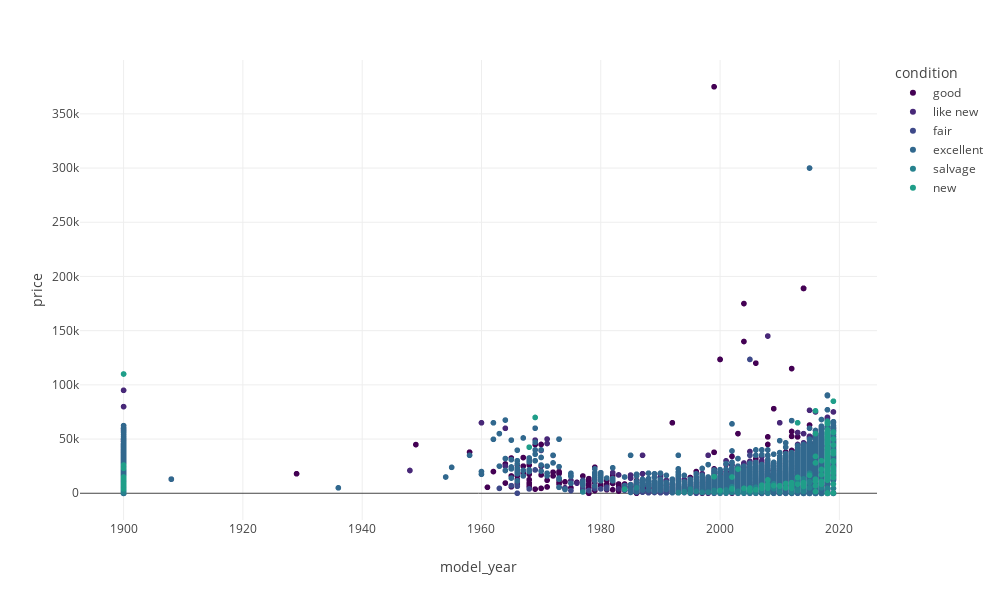

The notebook cell saved with this chart:
### Code cell
fig = px.scatter(vehicles, x="model_year", y="price", color='condition', 
                 color_discrete_sequence=px.colors.sequential.Viridis, width=1000, height=600)
fig.show()

### Figure 1 — Plotly figure (JSON) as saved in the notebook; plotly's stock layout.template omitted (floating-point values rounded to 4 significant figures; data arrays with more than 128 entries replaced by an {"elided": "..."} marker saying what was removed)
{"data": [{"hovertemplate": "condition=good<br>model_year=%{x}<br>price=%{y}<extra></extra>", "legendgroup": "good", "marker": {"color": "#440154", "symbol": "circle"}, "mode": "markers", "name": "good", "showlegend": true, "type": "scattergl", "x": {"elided": "20145 int values"}, "xaxis": "x", "y": {"elided": "20145 int values"}, "yaxis": "y"}, {"hovertemplate": "condition=like new<br>model_year=%{x}<br>price=%{y}<extra></extra>", "legendgroup": "like new", "marker": {"color": "#482878", "symbol": "circle"}, "mode": "markers", "name": "like new", "showlegend": true, "type": "scattergl", "x": {"elided": "4742 int values"}, "xaxis": "x", "y": {"elided": "4742 int values"}, "yaxis": "y"}, {"hovertemplate": "condition=fair<br>model_year=%{x}<br>price=%{y}<extra></extra>", "legendgroup": "fair", "marker": {"color": "#3e4989", "symbol": "circle"}, "mode": "markers", "name": "fair", "showlegend": true, "type": "scattergl", "x": {"elided": "1607 int values"}, "xaxis": "x", "y": {"elided": "1607 int values"}, "yaxis": "y"}, {"hovertemplate": "condition=excellent<br>model_year=%{x}<br>price=%{y}<extra></extra>", "legendgroup": "excellent", "marker": {"color": "#31688e", "symbol": "circle"}, "mode": "markers", "name": "excellent", "showlegend": true, "type": "scattergl", "x": {"elided": "24773 int values"}, "xaxis": "x", "y": {"elided": "24773 int values"}, "yaxis": "y"}, {"hovertemplate": "condition=salvage<br>model_year=%{x}<br>price=%{y}<extra></extra>", "legendgroup": "salvage", "marker": {"color": "#26828e", "symbol": "circle"}, "mode": "markers", "name": "salvage", "showlegend": true, "type": "scattergl", "x": [1999, 2008, 2012, 1995, 2003, 2005, 2008, 2001, 2001, 1998, 2001, 2003, 2008, 2000, 2005, 2014, 2003, 1997, 1900, 2009, 2013, 2006, 2015, 2018, 2006, 1994, 1995, 2019, 1995, 2018, 2000, 2014, 1900, 2004, 2001, 2015, 2007, 2004, 2014, 1999, 1900, 2007, 1900, 2013, 1999, 2015, 2013, 2003, 1977, 2014, 2000, 2017, 2017, 2014, 2014, 2004, 1995, 2013, 1900, 1999, 2002, 2010, 1900, 2004, 2018, 2003, 2008, 1900, 1900, 2017, 2017, 2017, 2009, 2001, 2002, 1996, 1900, 2010, 2002, 2007, 2000, 1900, 2001, 2005, 2001, 1993, 2005, 2012, 1999, 2003, 2016, 2006, 1994, 2008, 2014, 1993, 2005, 2006, 2001, 2011, 2008, 2004, 2015, 2007, 1986, 2013, 1900, 1994, 1999, 1997, 2008, 1900, 2017, 2013, 2002], "xaxis": "x", "y": [600, 1000, 5500, 999, 850, 5000, 8000, 2500, 1800, 1000, 1500, 1800, 8000, 580, 2700, 11000, 800, 800, 3800, 4100, 12900, 400, 18500, 13500, 5500, 900, 850, 4500, 3750, 22000, 800, 1700, 9450, 2000, 1500, 5000, 4000, 800, 13000, 800, 15000, 2950, 1500, 3500, 800, 10700, 9975, 1400, 1200, 3500, 800, 20750, 8750, 13200, 6750, 2950, 2495, 2400, 2700, 2500, 800, 1200, 1200, 1000, 4500, 500, 4700, 1000, 3500, 5200, 20750, 8750, 8725, 750, 5000, 1700, 3000, 3000, 6000, 2500, 700, 5990, 500, 2500, 2250, 650, 700, 1000, 1900, 600, 7000, 1000, 1500, 7000, 4800, 500, 2000, 700, 3000, 5000, 7000, 450, 9900, 1500, 5000, 14500, 500, 1500, 1000, 850, 500, 3500, 5000, 2900, 2700], "yaxis": "y"}, {"hovertemplate": "condition=new<br>model_year=%{x}<br>price=%{y}<extra></extra>", "legendgroup": "new", "marker": {"color": "#1f9e89", "symbol": "circle"}, "mode": "markers", "name": "new", "showlegend": true, "type": "scattergl", "x": {"elided": "143 int values"}, "xaxis": "x", "y": {"elided": "143 int values"}, "yaxis": "y"}], "layout": {"height": 600, "legend": {"title": {"text": "condition"}, "tracegroupgap": 0}, "margin": {"t": 60}, "width": 1000, "xaxis": {"anchor": "y", "domain": [0, 1], "title": {"text": "model_year"}}, "yaxis": {"anchor": "x", "domain": [0, 1], "title": {"text": "price"}}}}
